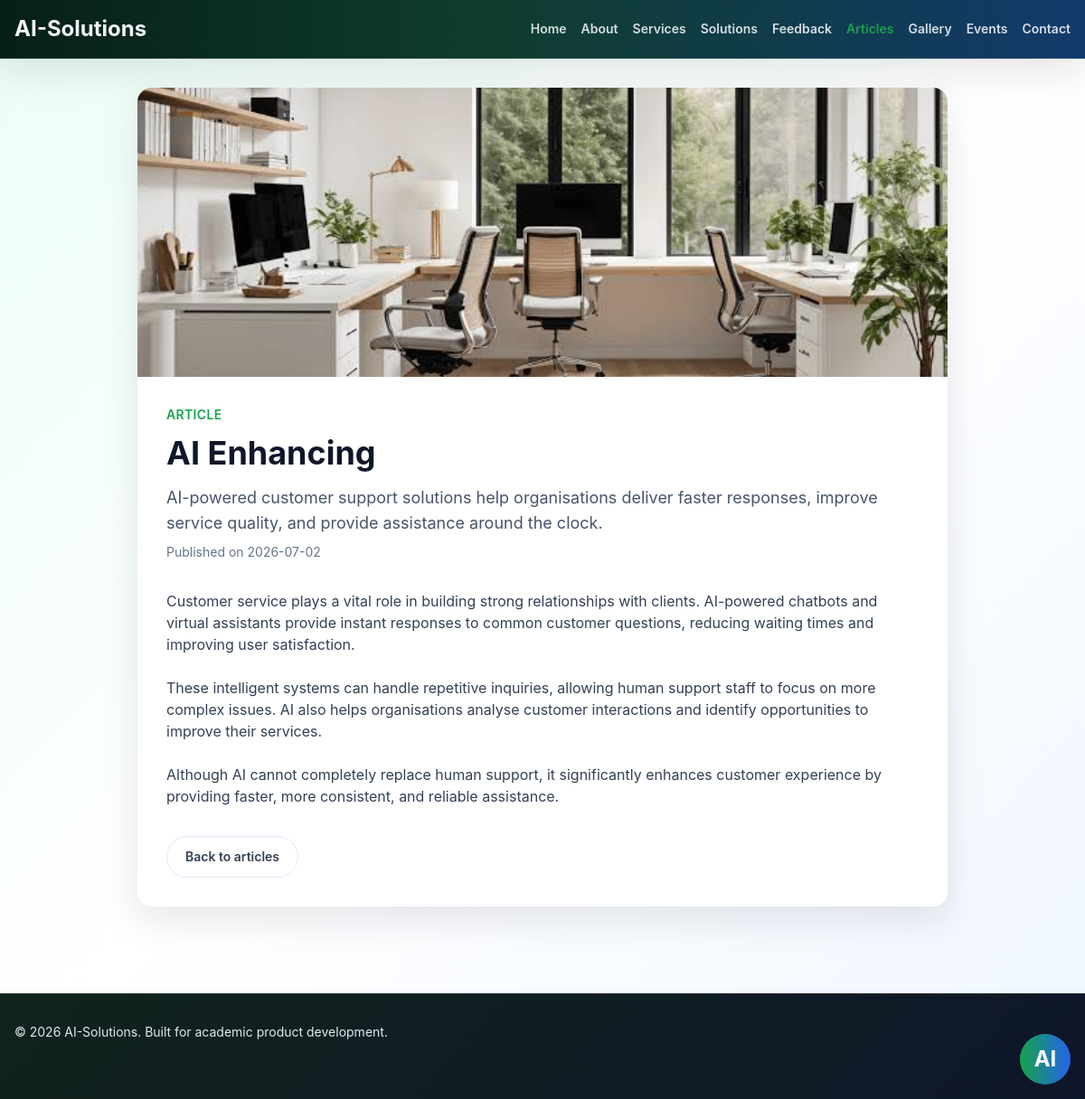
The page /articles/4 on the database its author committed.
### models/__init__.py (models this page shows)
class Article(db.Model):
    __tablename__ = "articles"
    id = db.Column(db.Integer, primary_key=True)
    title = db.Column(db.String(180), nullable=False)
    summary = db.Column(db.String(300), nullable=False)
    content = db.Column(db.Text, nullable=False)
    image_filename = db.Column(db.String(200), nullable=True)
    published_at = db.Column(db.DateTime, default=lambda: datetime.now(UTC))

### routes/public.py (the view)
@public_bp.route("/articles/<int:article_id>")
def article_detail(article_id):
    article = Article.query.get_or_404(article_id)
    return render_template("article_detail.html", article=article)

### templates/article_detail.html (shortened to what this page needs)
{% extends 'base.html' %}
{% block content %}
<article class="mx-auto max-w-4xl overflow-hidden rounded-3xl bg-white shadow-sm">
    {% if article.image_filename %}
        <img src="{{ uploaded_file_url(article.image_filename) }}" alt="{{ article.title }}" class="h-80 w-full object-cover gallery-image" />
    {% endif %}
    <div class="p-8">
        <p class="text-sm font-semibold uppercase tracking-wide text-indigo-600">Article</p>
        <h1 class="mt-3 text-4xl font-bold">{{ article.title }}</h1>
        <p class="mt-4 text-lg text-slate-600">{{ article.summary }}</p>
        <p class="mt-2 text-sm text-slate-500">Published on {{ article.published_at.strftime('%Y-%m-%d') }}</p>
        <div class="mt-8 whitespace-pre-line text-slate-700">{{ article.content }}</div>
        <a href="{{ url_for('public.articles') }}" class="mt-8 inline-flex rounded-full border border-slate-300 px-5 py-3 text-sm font-semibold text-slate-700">Back to articles</a>
    </div>
</article>
{% endblock %}

### static/css/styles.css (style rules this page uses)
:root { --brand-green: #16a34a; --brand-green-dark: #166534; --brand-blue: #2563eb; --brand-ink: #0f172a; --brand-muted: #475569; --brand-line: #dbeafe; --brand-soft: #f4fbf8; --brand-card: #ffffff; }
body { min-height: 100vh; margin: 0; font-family: Inter, ui-sans-serif, system-ui, -apple-system, BlinkMacSystemFont, "Segoe UI", sans-serif; background: radial-gradient(circle at top left, rgba(34, 197, 94, 0.16), transparent 28%), radial-gradient(circle at bottom right, rgba(37, 99, 235, 0.14), transparent 26%), linear-gradient(135deg, #f8fffb 0%, #eef7ff 48%, #f8fafc 100%); color: var(--brand-ink); }
a, button { transition: background-color 180ms ease, border-color 180ms ease, color 180ms ease, box-shadow 180ms ease, transform 180ms ease; }
img { background: #e2e8f0; }
td, th, p, dd, h1, h2, h3 { overflow-wrap: anywhere; }
.bg-white { background-color: var(--brand-card) !important; color: var(--brand-ink) !important; }
.border-slate-200, .border-slate-300, .border-emerald-700\/20 { border-color: rgba(37, 99, 235, 0.14) !important; }
.text-slate-900 { color: var(--brand-ink) !important; }
.text-slate-700 { color: #334155 !important; }
.text-slate-600 { color: var(--brand-muted) !important; }
.text-slate-500 { color: #64748b !important; }
.text-indigo-600, .text-emerald-300, .text-emerald-200 { color: var(--brand-green) !important; }
.shadow-sm, .shadow-card { box-shadow: 0 16px 42px rgba(15, 23, 42, 0.10) !important; }
.rounded-2xl, .rounded-3xl { border-radius: 1rem !important; }

### rows shown on the page
Article: image_filename (picture), title "AI Enhancing", summary "AI-powered customer support solutions help organisations deliver faster responses, improve service quality, and provide assistance around the clock.", published_at "2026-07-02", content "Customer service plays a vital role in building strong relationships with clients. AI-powered chatbots and virtual assistants provide instant responses to common customer questions, reducing waiting times and improving user satisfaction. These intelligent systems can handle repetitive inquiries, allowing human support staff to focus on more complex issues. AI also helps organisations analyse customer interactions and identify opportunities to improve their services. Although AI cannot completely replace human support, it significantly enhances customer experience by providing faster, more consistent, and reliable assistance."
